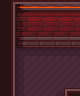

A 2D game scene composited from a Tiled map and its tileset images. What follows is a short description and the map's XML, with every tile layer's data as written:
An orthogonal 5x6 tile map with 16x16 px tiles, 3 tile layers (Back, Walls, Front).

<map version="1.10" tiledversion="1.10.2" orientation="orthogonal" renderorder="right-down" width="5" height="6" tilewidth="16" tileheight="16" infinite="0" nextlayerid="4" nextobjectid="1">
 <properties>
  <property name="PathfindingOffset" value="2 4" />
 </properties>
 <tileset firstgid="1" source="../../../Tilesets/forge_tileset.tsx" />
 <layer id="1" name="Back" width="5" height="6">
  <data encoding="csv">
0,0,0,0,0,
0,0,0,0,0,
0,0,0,0,0,
0,177,178,178,178,
0,202,203,203,203,
0,202,203,180,228
</data>
 </layer>
 <layer id="2" name="Walls" width="5" height="6">
  <data encoding="csv">
79,8,103,103,103,
55,33,128,128,128,
55,58,153,153,153,
55,0,0,0,0,
55,0,0,0,0,
55,0,0,0,0
</data>
 </layer>
 <layer id="3" name="Front" width="5" height="6">
  <data encoding="csv">
0,0,0,0,0,
0,0,0,0,0,
0,0,0,0,0,
0,0,0,0,0,
0,0,0,0,0,
0,0,0,0,2
</data>
 </layer>
</map>
